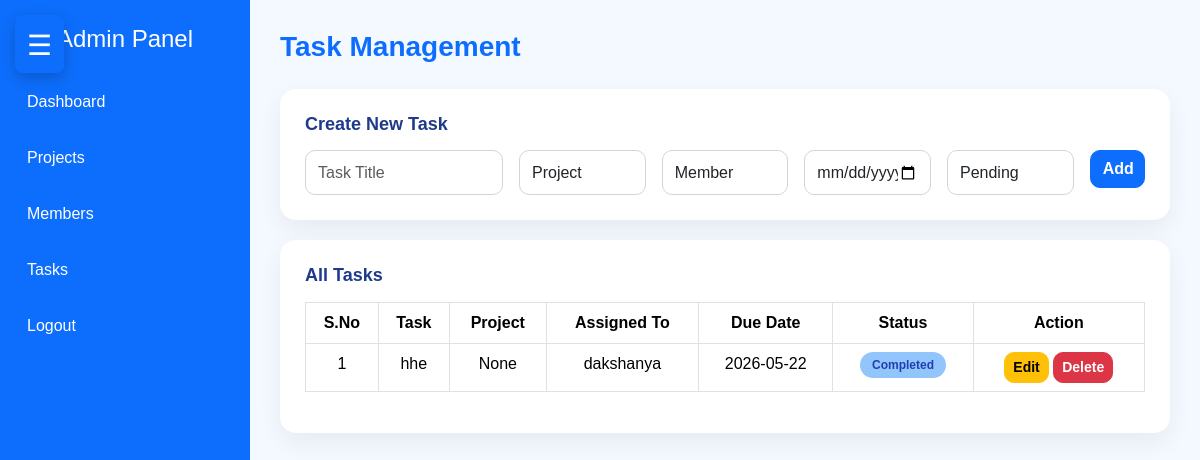
The app's page /admin/tasks (signed in) with its own data.
### tables this page shows
CREATE TABLE tasks(
            id INTEGER PRIMARY KEY AUTOINCREMENT,
            title TEXT,
            project_id INTEGER,
            assigned_to INTEGER,
            due_date TEXT,
            status TEXT DEFAULT 'Pending'
        );

CREATE TABLE users(
            id INTEGER PRIMARY KEY AUTOINCREMENT,
            name TEXT,
            email TEXT UNIQUE,
            password TEXT,
            role TEXT,
            contact TEXT
        );

### app.py (the view, shortened to what this page needs)
@app.route('/admin/tasks', methods=['GET', 'POST'])
def tasks():
    if not logged_in() or session['role'] != 'Admin':
        return redirect('/')
    conn = get_db()
    edit_id = request.args.get('edit')
    edit_task = None
    if edit_id:
        edit_task = conn.execute(
            "SELECT * FROM tasks WHERE id=?",
            (edit_id,)
        ).fetchone()
    projects = conn.execute(
        "SELECT * FROM projects"
    ).fetchall()
    members = conn.execute(
        "SELECT * FROM users WHERE role='Member'"
    ).fetchall()
    task_data = conn.execute("""
        SELECT tasks.*,
               projects.project_name,
               users.name
        FROM tasks
        LEFT JOIN projects
        ON tasks.project_id = projects.id
        LEFT JOIN users
        ON tasks.assigned_to = users.id
        ORDER BY tasks.id DESC
    """).fetchall()
    conn.close()
    return render_template(
        'admin/tasks.html',
        tasks=task_data,
        projects=projects,
        members=members,
        edit_task=edit_task
    )

### app.py (called while the page is built)
def get_db():
    conn = sqlite3.connect(DB)
    conn.row_factory = sqlite3.Row
    return conn

def logged_in():
    return 'user_id' in session

### templates/admin/tasks.html (shortened to what this page needs)
<!DOCTYPE html>
<html lang="en">
<head>
    <link href="https://cdn.jsdelivr.net/npm/bootstrap@5.3.2/dist/css/bootstrap.min.css" rel="stylesheet">
    <link rel="stylesheet" href="{{ url_for('static', filename='css/style.css') }}">
</head>
<body>
<button class="hamburger" onclick="toggleSidebar()">☰</button>
<div class="d-flex">
    <div class="sidebar" id="sidebar">
        <h4 class="text-white text-center mb-4">Admin Panel</h4>
        <a href="/admin/dashboard">Dashboard</a>
        <a href="/admin/projects">Projects</a>
        <a href="/admin/members">Members</a>
        <a href="/admin/tasks">Tasks</a>
        <a href="/logout">Logout</a>
    </div>
    <div class="main-content">
        <h2 class="page-title">Task Management</h2>
        <div class="admin-card">
            <h5 class="section-title">
                {{ 'Edit Task' if edit_task else 'Create New Task' }}
            </h5>
            <form method="POST">
                <div class="row g-3">
                    <div class="col-md-3">
                        <input type="text"
                               name="title"
                               class="form-control"
                               placeholder="Task Title"
                               value="{{ edit_task.title if edit_task else '' }}"
                               required>
                    </div>
                    <div class="col-md-2">
                        <select name="project_id"
                                class="form-control"
                                required>
                            <option value="">Project</option>
                        </select>
                    </div>
                    <div class="col-md-2">
                        <select name="assigned_to"
                                class="form-control"
                                required>
                            <option value="">Member</option>
                        </select>
                    </div>
                    <div class="col-md-2">
                        <input type="date"
                               name="due_date"
                               class="form-control"
                               value="{{ edit_task.due_date if edit_task else '' }}"
                               required>
                    </div>
                    <div class="col-md-2">
                        <select name="status"
                                class="form-control">
                            <option value="Pending"
                            {% if edit_task and edit_task.status == 'Pending' %}selected{% endif %}>
                            Pending
                            </option>
                        </select>
                    </div>
                    <div class="col-md-1">
                        <button type="submit"
                                class="btn btn-primary w-100">
                            {{ 'Save' if edit_task else 'Add' }}
                        </button>
                    </div>
                </div>
            </form>
        </div>
        <div class="admin-table">
            <h5 class="section-title">All Tasks</h5>
            <table class="table table-bordered table-hover">
                <thead>
                    <tr>
                        <th>S.No</th>
                        <th>Task</th>
                        <th>Project</th>
                        <th>Assigned To</th>
                        <th>Due Date</th>
                        <th>Status</th>
                        <th>Action</th>
                    </tr>
                </thead>
                <tbody>
                    {% for task in tasks %}
                    <tr>
                        <td>{{ loop.index }}</td>
                        <td>{{ task.title }}</td>
                        <td>{{ task.project_name }}</td>
                        <td>{{ task.name }}</td>
                        <td>{{ task.due_date }}</td>
                        <td>
                            {% if task.status == 'Pending' %}
                                <span class="status-badge pending">Pending</span>
                            {% elif task.status == 'In Progress' %}
                                <span class="status-badge progress">In Progress</span>
                            {% elif task.status == 'Completed' %}
                                <span class="status-badge completed">Completed</span>
                            {% else %}
                                {{ task.status }}
                            {% endif %}
                        </td>
                        <td>
                            <a href="/admin/tasks?edit={{ task.id }}"
                               class="btn btn-warning btn-sm">
                               Edit
                            </a>
                            <a href="/delete_task/{{ task.id }}"
                               class="btn btn-danger btn-sm"
                               onclick="return confirm('Delete this task?')">
                               Delete
                            </a>
                        </td>
                    </tr>
                    {% endfor %}
                </tbody>
            </table>
        </div>
    </div>
</div>
</body>
</html>

### static/css/style.css (style rules this page uses)
* { margin: 0; padding: 0; box-sizing: border-box; font-family: 'Arial', sans-serif; }
body { background: #f4f8ff; min-height: 100vh; }
.d-flex { display: flex; }
.hamburger { font-size: 28px; background: #0d6efd; color: #fff; border: none; padding: 8px 12px; border-radius: 8px; cursor: pointer; position: fixed; top: 15px; left: 15px; z-index: 1200; box-shadow: 0 5px 15px rgba(0,0,0,0.2); }
.sidebar, .member-sidebar { width: 250px; min-height: 100vh; padding: 25px 15px; transition: all 0.35s ease; background: #0d6efd; }
.sidebar a, .member-sidebar a { display: block; color: #ffffff; text-decoration: none; padding: 12px; border-radius: 10px; margin-bottom: 8px; transition: 0.3s; font-weight: 500; }
.main-content { flex: 1; padding: 30px; }
.page-title { font-size: 28px; font-weight: 700; margin-bottom: 25px; color: #0d6efd; }
.section-title { font-size: 18px; font-weight: 600; margin-bottom: 15px; color: #1e3a8a; }
.admin-card, .admin-table, .member-card { background: #fff; border-radius: 16px; padding: 25px; margin-bottom: 20px; box-shadow: 0 10px 25px rgba(0,0,0,0.06); transition: 0.3s; }
.form-control, select { height: 45px; border-radius: 10px !important; border: 1px solid #d1d5db !important; }
.btn { border-radius: 10px !important; font-weight: 600; }
.admin-table, .member-table { overflow-x: auto; }
table { width: 100%; min-width: 700px; border-collapse: collapse; }
thead th { background: #0d6efd; color: #fff; padding: 12px; text-align: center; }
tbody td { padding: 12px; text-align: center; }
.status-badge { padding: 6px 12px; border-radius: 20px; font-size: 12px; font-weight: 600; }
.completed { background: #93c5fd; color: #1e40af; }

### records on screen
tasks: title "hhe", project_name "None", name "dakshanya", due_date "2026-05-22", status "Completed"

### other values on screen
{{ 'Edit Task' if edit_task else 'Create New Task' }} "Create New Task"
{{ 'Save' if edit_task else 'Add' }} "Add"
